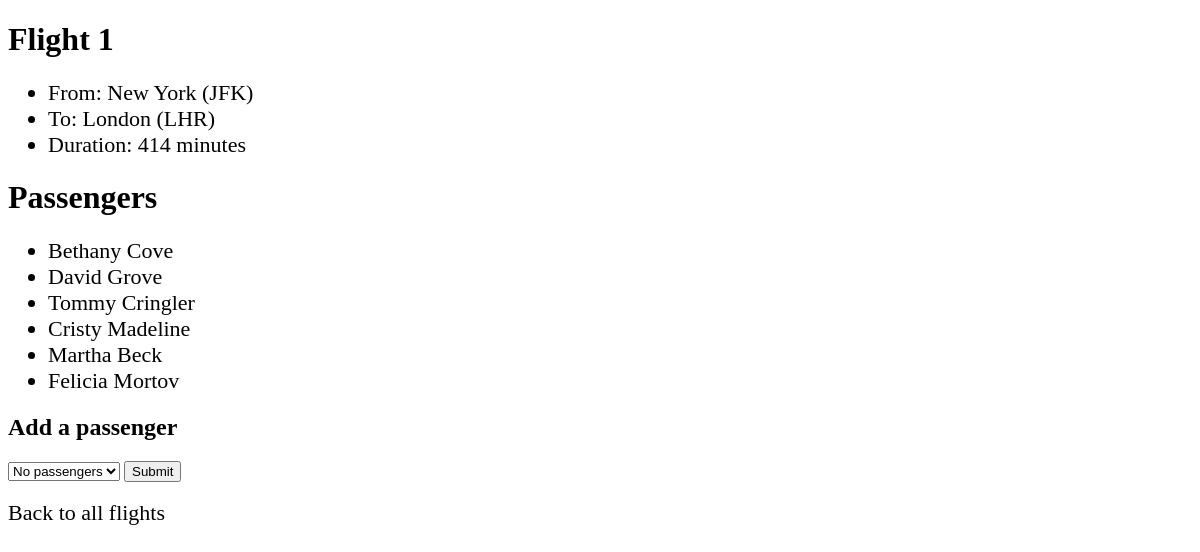
The page /flights/1 on the database its author committed.
### flights/models.py (models this page shows, shortened)
class Flight(models.Model):
    origin = models.ForeignKey(Airport, on_delete=models.CASCADE, related_name="departures")
    destination = models.ForeignKey(Airport, on_delete=models.CASCADE, related_name="arrivals")
    duration = models.IntegerField()

class Airport(models.Model):
    code = models.CharField(max_length=3)
    city = models.CharField(max_length=64)
    def __str__(self):
        return f"{self.city} ({self.code})"

class Passenger(models.Model):
    first = models.CharField(max_length=64)
    last = models.CharField(max_length=64)
    flights = models.ManyToManyField(Flight, blank=True, related_name="passengers")
    def __str__(self):
        return f"{self.first} {self.last}"

### flights/views.py (the view)
# urls.py: path('<int:flight_id>', views.flight, name='flight'),
def flight(request, flight_id):
    flight = Flight.objects.filter(pk=flight_id).first()
    passengers = flight.passengers.all()
    nonPassengers = Passenger.objects.exclude(flights=flight).all()
    return render(request, 'flights/flight.html', {
        'flight': flight,
        'passengers': passengers,
        'nonPassengers': nonPassengers
    })

### flights/templates/flights/flight.html (shortened to what this page needs)
{% extends "flights/layout.html" %}
{% block body %}
    <h1>Flight {{flight.id}}</h1>
    <ul>
        <li>From: {{flight.origin}}</li>
        <li>To: {{flight.destination}}</li>
        <li>Duration: {{flight.duration}} minutes</li>
    </ul>
    <h1>Passengers</h1>
    <ul>
        {% for passenger in passengers %}
            <li>{{passenger}}</li>
        {% empty %}
            <li>No passengers</li>
        {% endfor %}
    </ul>
    <h2>Add a passenger</h2>
    <form action="{% url 'book' flight.id %}" method="POST">
        <select name="passenger">
            {% for passenger in nonPassengers %}
                <option value={{passenger.id}}>{{passenger}}</option>
            {% empty %}
                <option value="">No passengers</option>
            {% endfor %}
        </select>
        <input type="submit">
    </form>
    <br>
    <a href="{% url 'index' %}">Back to all flights</a>
{% endblock %}

### flights/static/flights/styles.css (style rules this page uses)
li,a { font-size: 22px; }
a:link, a:visited { color: #000; text-decoration: none; }

### rows shown on the page
Flight: id "1", origin "New York (JFK)", destination "London (LHR)", duration "414"
Passenger: first+last "Bethany Cove"
Passenger: first+last "David Grove"
Passenger: first+last "Tommy Cringler"
Passenger: first+last "Cristy Madeline"
Passenger: first+last "Martha Beck"
Passenger: first+last "Felicia Mortov"
